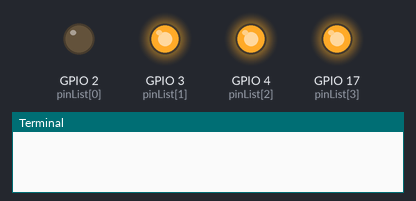
Bench run of a program on a simulated Raspberry Pi (BCM pin numbers). On the bench: output pins drawn as LEDs (lit = HIGH), the last lines printed to the terminal. At 2.4 s the program stops and its outputs stay as they are.

Above: at 0.1 s.
At 0.5 s:
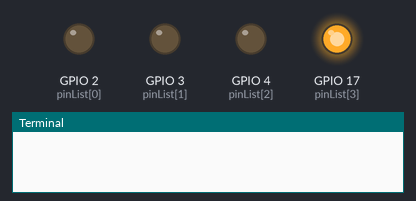
At 1.3 s:
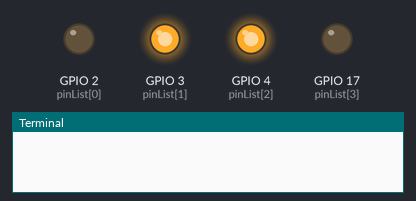
At 1.9 s:
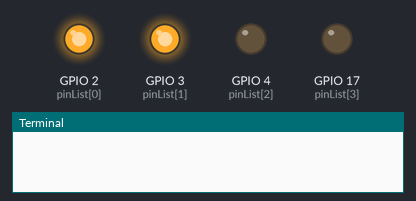
At 2.5 s:
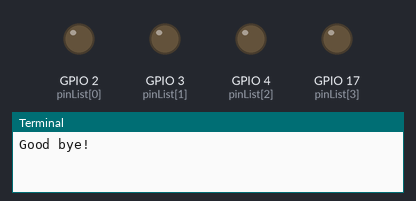
Timing chart, 0 to 3.9 s (numbered marks = the images above):
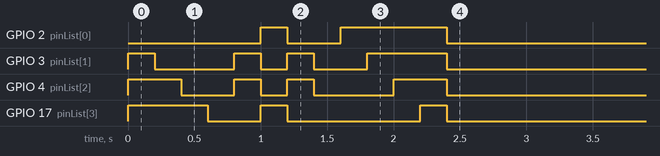

Measured:
- by itself, GPIO 2 (pinList[0]): LOW → HIGH at 1.0 s, → LOW 0.20 s later, → HIGH 0.40 s later, → LOW 0.80 s later
- by itself, GPIO 3 (pinList[1]): LOW → HIGH at 0.00 s, → LOW 0.20 s later, → HIGH 0.60 s later, → LOW 0.20 s later, … (8 changes in this stretch)
- by itself, GPIO 4 (pinList[2]): LOW → HIGH at 0.00 s, → LOW 0.40 s later, → HIGH 0.40 s later, → LOW 0.20 s later, … (8 changes in this stretch)
- by itself, GPIO 17 (pinList[3]): goes HIGH 0.60 s, LOW 0.40 s, HIGH 0.20 s, LOW 1.0 s, HIGH 0.20 s, then LOW

The program:

load_test_pattern2.py
```python
#!/usr/bin/python
import RPi.GPIO as GPIO
import time

GPIO.setmode(GPIO.BCM)

# init list with pin numbers

pinList = [2, 3, 4, 17]

# loop through pins and set mode and state to 'high'

for i in pinList:
    GPIO.setup(i, GPIO.OUT)
    GPIO.output(i, GPIO.HIGH)

# time to sleep between operations in the main loop

SleepTimeL = 0.2

# main loop

try:
  GPIO.output(2, GPIO.LOW)
  time.sleep(SleepTimeL);

  GPIO.output(3, GPIO.LOW)
  time.sleep(SleepTimeL);

  GPIO.output(4, GPIO.LOW)
  time.sleep(SleepTimeL);

  GPIO.output(17, GPIO.LOW)
  time.sleep(SleepTimeL);

  GPIO.output(3, GPIO.HIGH)
  GPIO.output(4, GPIO.HIGH)
  time.sleep(SleepTimeL);

  GPIO.output(2, GPIO.HIGH)
  GPIO.output(17, GPIO.HIGH)
  GPIO.output(3, GPIO.LOW)
  GPIO.output(4, GPIO.LOW)
  time.sleep(SleepTimeL);

  GPIO.output(2, GPIO.LOW)
  GPIO.output(17, GPIO.LOW)
  GPIO.output(3, GPIO.HIGH)
  GPIO.output(4, GPIO.HIGH)
  time.sleep(SleepTimeL);

  GPIO.output(3, GPIO.LOW)
  GPIO.output(4, GPIO.LOW)
  time.sleep(SleepTimeL);

  GPIO.output(2, GPIO.HIGH)
  time.sleep(SleepTimeL);

  GPIO.output(3, GPIO.HIGH)
  time.sleep(SleepTimeL);

  GPIO.output(4, GPIO.HIGH)
  time.sleep(SleepTimeL);

  GPIO.output(17, GPIO.HIGH)
  time.sleep(SleepTimeL);

  GPIO.cleanup()
  print ("Good bye!")

# End program cleanly with keyboard
except KeyboardInterrupt:
  print ("  Quit")

  # Reset GPIO settings
  GPIO.cleanup()

# find more information on this script at
# http://youtu.be/WpM1aq4B8-A
```
